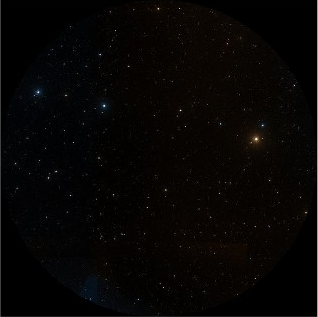
#> input picture ZemaxNonSequential7ChannelSampleSolution/script/registered_output/crops/Channel_A.png, 318 x 317 px; its folder holds 4 pictures in this run
$ python test_registration.py
#> lines starting #> are read from the running program, lines starting #| are printed output that depends on the picture
"""Meaningful checks for crop detection, false-match rejection and error recovery."""
import json,sys
from pathlib import Path
import numpy as np
from PIL import Image,ImageOps
import cv2
from zemax_images import detect_plot,centers
from registration import register,pair_register,H

def main():
    root=Path(__file__).resolve().parent
    baseline=json.loads((root/'registered_output/manifest.json').read_text())
#> (reads ZemaxNonSequential7ChannelSampleSolution/script/registered_output/manifest.json from the repository)
    patches={n:Image.open(root/f'registered_output/crops/Channel_{n}.png').convert('RGB').resize((652,652)) for n in 'ABCDEFG'}
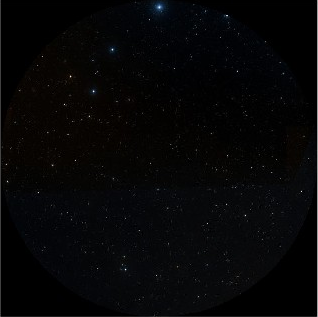
#> input picture ZemaxNonSequential7ChannelSampleSolution/script/registered_output/crops/Channel_B.png, 318 x 317 px
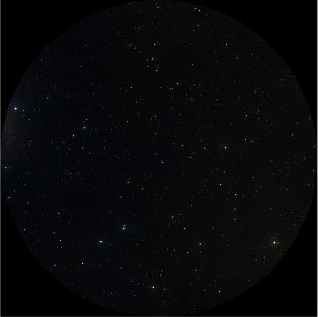
#> input picture ZemaxNonSequential7ChannelSampleSolution/script/registered_output/crops/Channel_C.png, 318 x 317 px
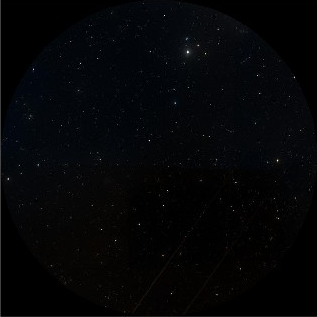
#> input picture ZemaxNonSequential7ChannelSampleSolution/script/registered_output/crops/Channel_D.png, 317 x 317 px
    # Detection must adapt to different frame padding, rather than returning fixed pixels.
    square=Image.new('RGB',(200,200),'black')
    for pad in [12,37]:
        frame=ImageOps.expand(square,border=pad,fill='white')
        assert detect_plot(frame)==(pad,pad,pad+200,pad+200)
    try:detect_plot(Image.new('RGB',(300,300),'white'))
    except ValueError:pass
    else:raise AssertionError('Blank export must be rejected')
    rng=np.random.default_rng(2026);s=256;y,x=np.mgrid[:s,:s]
    mask=np.uint8(np.hypot(x-127.5,y-127.5)<s*.475)*255
    noise1=rng.normal(0,.1,(s,s)).astype(np.float32);noise2=rng.normal(0,.1,(s,s)).astype(np.float32)
    info,result=pair_register(noise1,noise2,mask,np.eye(2,3),search=12)
    assert result is None,'Unrelated images must not be accepted'
    # Inject independent errors into the actual exported fields. G remains the reference.
    settings={'A':(.5,4,-3,1.002),'B':(-.4,-3,3,.998),'C':(.35,3,2,1.001),
        'D':(-.3,-4,-2,.999),'E':(.4,2,-4,1.002),'F':(-.25,-3,-2,.999),'G':(0,0,0,1)}
    changed={};injected={}
    for n,(angle,dx,dy,scale) in settings.items():
        M=cv2.getRotationMatrix2D((325.5,325.5),angle,scale);M[:,2]+=[dx,dy]
        a=cv2.warpAffine(np.asarray(patches[n]),M,(652,652))
        changed[n]=Image.fromarray(a);injected[n]=H(M)
    _,T,pairs=register(changed,centers(),652,search=30)
    old={n:np.array(v['image_to_mosaic']) for n,v in baseline['channels'].items()}
    old={n:np.linalg.inv(old['G'])@mat for n,mat in old.items()}
    # Compare coordinates after undoing the injected transform. Test interior and edge locations.
    points=np.array([[100,100,1],[325.5,325.5,1],[550,550,1],[100,550,1],[550,100,1.]])
    errors={}
    for n in 'ABCDEFG':
        estimate=np.linalg.inv(T['G'])@T[n]@injected[n]
        d=points@estimate.T-points@old[n].T
        errors[n]=float(np.sqrt(np.mean(np.sum(d[:,:2]**2,axis=1))))
    report={'crop_padding_invariance':'passed','blank_export_rejection':'passed',
      'unrelated_image_rejection':'passed','injected_errors':settings,'recovery_rms_registration_pixels':errors,
      'accepted_pairs':sum(i['accepted'] for i in pairs)}
    print(json.dumps(report,indent=2))
    (root/'validation_results.json').write_text(json.dumps(report,indent=2),encoding='utf-8')
    assert max(errors.values())<3.0,errors
    print('All checks passed.')

#> (the run stopped early here; a loop or call above may not have finished)
